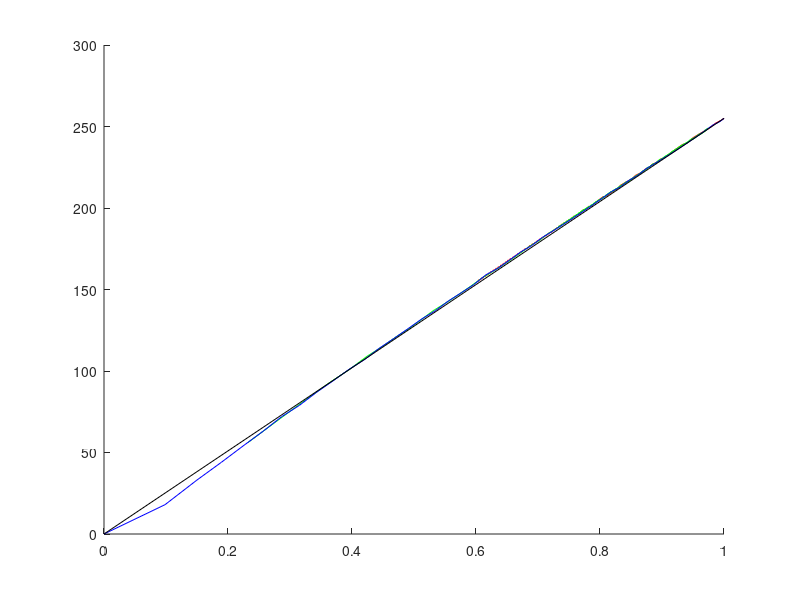
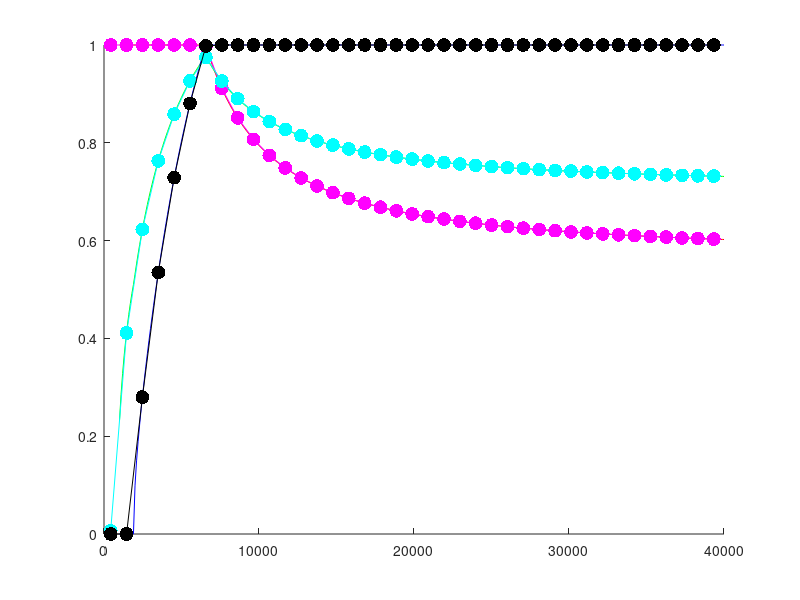

Source code (MATLAB) for these figures, in order:
% # download Mitchell Charity's Blackbody color datafile
% wget http://www.vendian.org/mncharity/dir3/blackbody/UnstableURLs/bbr_color.txt
%
% # filter 10 degree CMFs and only use RGB Data
% grep 'K  10deg' bbr_color.txt | awk '{print $1 " " $7 " " $8 " " $9 " " $10 " " $11 " " $12;}' > bbr_color_10deg_rgb.txt
%
% load data
bbr=load('bbr_color_10deg_rgb.txt','ascii');
% separate into variables
T = bbr(:,1);
r = bbr(:,2).^(1/2.2);   % reverse gamma-correction
g = bbr(:,3).^(1/2.2);
b = bbr(:,4).^(1/2.2);
R = bbr(:,5);
G = bbr(:,6);
B = bbr(:,7);
% check linearity
hold on
plot(r,R,'r');
plot(g,G,'g');
plot(b,B,'b');
plot([0 1],[0 255],'k');

% approximation
bits=6;
steps=2^(16-bits);
start=430;  % it is important to meet 6600K (or better 6574K)
i=start:steps:40000;

rr=round(interp1(T,r,i)*65535);
gr=round(interp1(T,g,i)*65535);
br=round(interp1(T,b,i)*65535);

rr(1) = rr(2);
gr(1) = round(gr(2) - (gr(2)-g(1)*65535)/(i(2)-T(1))*steps);
br(1) = 0;

figure
hold on
plot(T,r,'r');
plot(T,g,'g');
plot(T,b,'b');
plot(i,rr/65535,'-m.','MarkerSize',30);
plot(i,gr/65535,'-c.','MarkerSize',30);
plot(i,br/65535,'-k.','MarkerSize',30);


fid=1;  % stdout
fprintf(fid,'#define WHITE2RGB_VALUES_BITS    %d\n',bits);
fprintf(fid,'#define WHITE2RGB_VALUES_START   %d\n',start);
fprintf(fid,'#define WHITE2RGB_VALUES_SHIFT   (16 - WHITE2RGB_VALUES_BITS)\n');
fprintf(fid,'#define WHITE2RGB_VALUES_MASK    ((1 << WHITE2RGB_VALUES_SHIFT)-1)\n');
fprintf(fid,'#define WHITE2RGB_VALUES_COUNT   %d\n',length(i));
fprintf(fid,'const uint16_t White2RGBRed[WHITE2RGB_VALUES_COUNT] = {\n');
fprintf(fid,' ');
for n = 1:(length(i)-1)
  fprintf(fid,' %5d,',rr(n));
  if mod(n,16) == 0
    fprintf(fid,'\n ');
  end
end
fprintf(fid,' %5d\n',rr(end));
fprintf(fid,'};\n');
fprintf(fid,'const uint16_t White2RGBGreen[WHITE2RGB_VALUES_COUNT] = {\n');
fprintf(fid,' ');
for n = 1:(length(i)-1)
  fprintf(fid,' %5d,',gr(n));
  if mod(n,16) == 0
    fprintf(fid,'\n ');
  end
end
fprintf(fid,' %5d\n',gr(end));
fprintf(fid,'};\n');
fprintf(fid,'const uint16_t White2RGBBlue[WHITE2RGB_VALUES_COUNT] = {\n');
fprintf(fid,' ');
for n = 1:(length(i)-1)
  fprintf(fid,' %5d,',br(n));
  if mod(n,16) == 0
    fprintf(fid,'\n ');
  end
end
fprintf(fid,' %5d\n',br(end));
fprintf(fid,'};\n');
